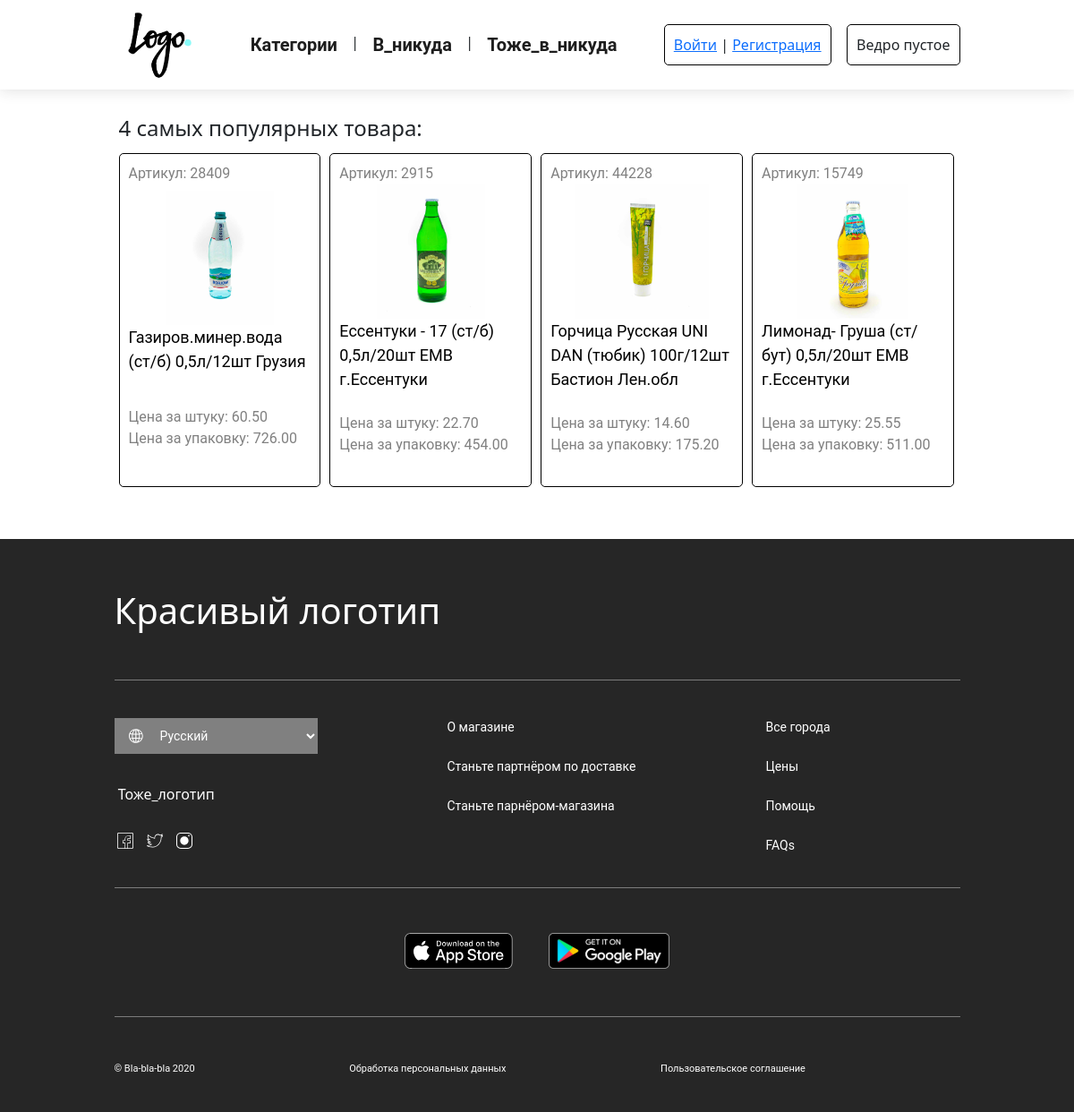
The page / on the database its author committed.
### main/models.py (models this page shows, shortened)
class Product(models.Model):
    title = models.CharField(max_length=150, verbose_name='Название')
    article = models.IntegerField(verbose_name='Артикул', unique=True)
    description = models.TextField(verbose_name='Описание', blank=True)
    category = models.ForeignKey(Category, on_delete=models.CASCADE, verbose_name='Категория')
    main_image = models.ImageField(verbose_name='Главное изображение', upload_to='product_photo/', blank=True)
    price_unit = models.DecimalField(max_digits=9, decimal_places=2, verbose_name='Цена за штуку')
    price_pack = models.DecimalField(max_digits=9, decimal_places=2, verbose_name='Цена за упаковку', blank=True)
    created_at = models.DateTimeField(auto_now_add=True, verbose_name='Дата добавления')
    update_at = models.DateTimeField(auto_now=True, verbose_name='Дата обновления')
    is_published = models.BooleanField(default=True, verbose_name='Публикация')
    views = models.IntegerField(default=0, verbose_name='Кол-во просмотров')
    class Meta:
        verbose_name = "Товар"
        verbose_name_plural = "Товары"
        ordering = ['-views']

### main/views.py (the view)
# urls.py: path('', main_page, name='main_page'),
def main_page(request):
    products = Product.objects.order_by('-views')[:4]
    context = {'products': products}
    return render(request, 'main/main_page.html', context)

### cart/cart.py (called while the page is built)
    def __len__(self):
        return sum(item['quantity'] for item in self.cart.values())

### cart/context_processors/cart_context_processor.py (called while the page is built)
def cart(request):
    cart = Cart(request)
    context = {'cart': cart}
    return context

### main/templates/main/main_page.html (shortened to what this page needs)
{% extends "base.html" %}
{% load static %}
{% block for_connect_another %}<link rel="stylesheet" href="{% static 'main/css/main_page.css' %}">{% endblock%}
{% block content %}
<h4>4 самых популярных товара:</h4>
<div class="main_products">
    {% for product in products %}
        <div class="main_product">
            <div class="articl">Артикул: {{ product.article }}</div>
            <a href="/product/{{ product.pk }}">
                <div class="product_img"><img src="{{ product.main_image.url }}" alt=""></div>
                <div class="product_title">{{product.title}}</div>
            </a>
            <br>
            <div class="prices">
                <div>Цена за штуку: {{ product.price_unit }}</div>
                <div>Цена за упаковку: {{ product.price_pack }}</div>
            </div>
            <br>
        </div>
    {% endfor %}
</div>
{% endblock%}

### internet_shop/static/css/base.css (style rules this page uses)
body { margin: 0px; }

### main/static/main/css/main_page.css (style rules this page uses)
h4 { padding: 5px; }
.main_products { display: flex; flex-direction: row; flex-wrap: wrap; }
.main_product { width: 23.9%; margin: 0px 5px; margin-bottom: 10px; padding: 10px; font-family: Roboto; font-style: normal; font-weight: normal; border: 1px solid black; border-radius: 5px; display: flex; flex-direction: column; justify-content: space-between; }
.main_product .articl, .prices { color: gray; }
.main_product a { text-decoration: none; color: black; font-size: 18px; }
.product_img { text-align: center; }
.product_img img { height: 150px; }

### rows shown on the page
Product: article "28409", main_image (picture), title "Газиров.минер.вода (ст/б) 0,5л/12шт Грузия", price_unit "60.50", price_pack "726.00"
Product: article "2915", main_image (picture), title "Ессентуки - 17 (ст/б) 0,5л/20шт ЕМВ г.Ессентуки", price_unit "22.70", price_pack "454.00"
Product: article "44228", main_image (picture), title "Горчица Русская UNI DAN (тюбик) 100г/12шт Бастион Лен.обл", price_unit "14.60", price_pack "175.20"
Product: article "15749", main_image (picture), title "Лимонад- Груша (ст/бут) 0,5л/20шт ЕМВ г.Ессентуки", price_unit "25.55", price_pack "511.00"
